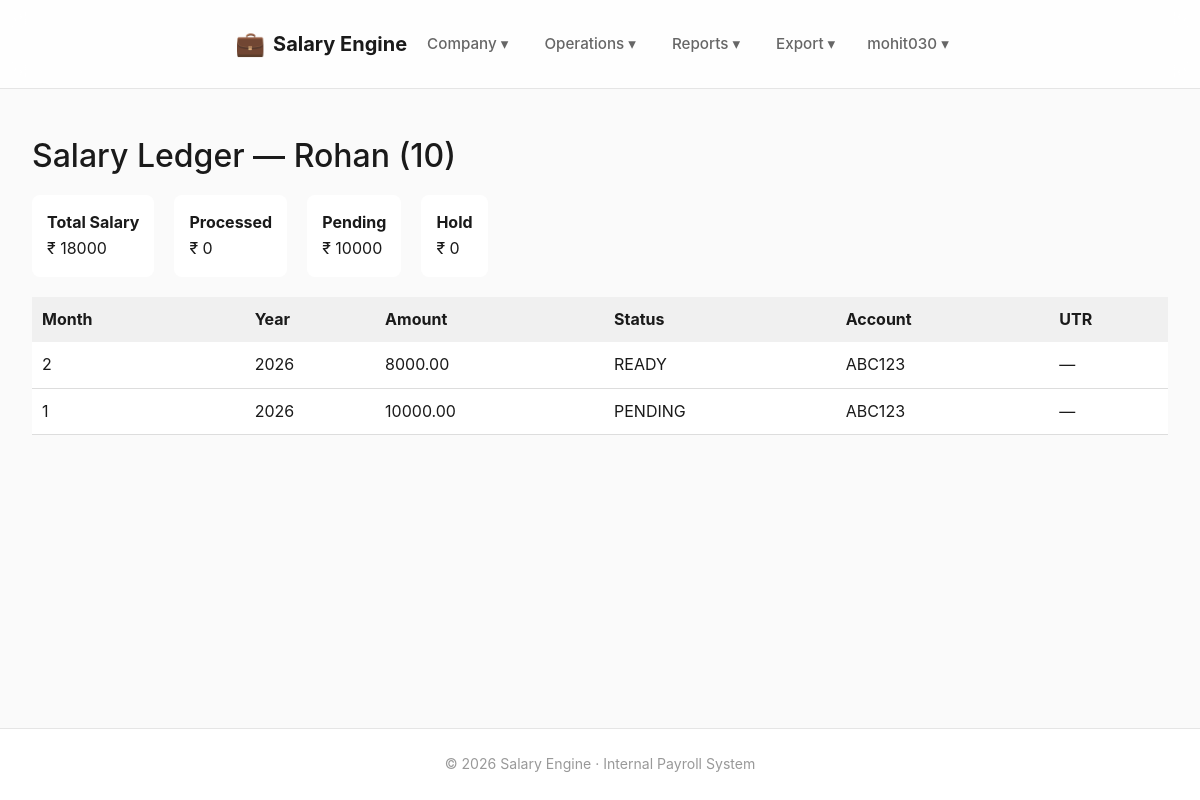
The page /dashboard/employee/10/ (signed in) on the database its author committed.
### employees/models.py (models this page shows, shortened)
class Employee(models.Model):
    company = models.ForeignKey(
        Company,
        on_delete=models.PROTECT,
        related_name="employees"
    )
    emp_code = models.CharField(max_length=50)
    name = models.CharField(max_length=200)
    father_name = models.CharField(max_length=200, blank=True)
    uan_number = models.CharField(max_length=20, unique=True, null=True, blank=True)
    esic_number = models.CharField(max_length=20, unique=True, null=True, blank=True)
    document_number = models.CharField(max_length=50, unique=True, null=True, blank=True)
    default_salary = models.DecimalField(max_digits=10, decimal_places=2, null=True, blank=True)
    joining_date = models.DateField()
    exit_date = models.DateField(null=True, blank=True)
    created_at = models.DateTimeField(auto_now_add=True)
    approved_by = models.ForeignKey(User, null=True, blank=True, on_delete=models.SET_NULL,
                                    related_name="approved_employees")
    class Meta:
        unique_together = ("company", "emp_code")
        ordering = ["emp_code"]

### payroll/models.py (models this page shows, shortened)
class SalaryTransaction(models.Model):
    STATUS_CHOICES =[
        ("DRAFT", "Draft"),
        ("READY", "Ready for Export"),
        ("EXPORTED", "Exported to Bank"),
        ("COMPLETED", "Completed"),
        ("REVERSED", "Reversed"),
        ("PENDING", "Pending"),
        ("HOLD", "Hold"),
        ("PROCESSED", "Processed"),
        ("FAILED", "Failed"),
        ("CANCELLED", "Cancelled"),
    ]
    batch = models.ForeignKey(
        SalaryBatch,
        on_delete=models.CASCADE,
        related_name="transactions"
    )
    employee = models.ForeignKey(
        Employee,
        on_delete=models.CASCADE,
        related_name="salary_transactions"
    )
    salary_amount = models.DecimalField(
        max_digits=10,
        decimal_places=2
    )
    account_number = models.CharField(
        max_length=30,
        null=True,
        blank=True
    )
    ifsc = models.CharField(
        max_length=15,
        null=True,
        blank=True
    )
    status = models.CharField(
        max_length=20,
        choices=STATUS_CHOICES,
        default="PENDING"
    )
    hold_reason = models.CharField(
        max_length=255,
        null=True,
        blank=True
    )
    failure_reason = models.CharField(
        max_length=255,
        null=True,
        blank=True
    )
    utr = models.CharField(
        max_length=100,
        null=True,
        blank=True
    )
    bank_response_at = models.DateTimeField(
        null=True,
        blank=True
    )
    created_at = models.DateTimeField(auto_now_add=True)
    class Meta:
        unique_together = ("batch", "employee")
        indexes = [
            models.Index(fields=["employee"]),
            models.Index(fields=["batch"]),
            models.Index(fields=["status"]),
        ]
        ordering = ["-created_at"]

class SalaryBatch(models.Model):
    STATUS_CHOICES = [
        ("DRAFT", "Draft"),
        ("EXPORTED", "Exported to Bank"),
        ("COMPLETED", "Completed"),
        ("REVERSED", "Reversed"),
    ]
    company = models.ForeignKey(Company, on_delete=models.CASCADE)
    month = models.PositiveIntegerField()
    year = models.PositiveIntegerField()
    status = models.CharField(
        max_length=20,
        choices=STATUS_CHOICES,
        default="DRAFT"
    )
    reversal_reason = models.TextField(
        null=True,
        blank=True,
        help_text="Reason for reversing this batch (admin only)"
    )
    created_at = models.DateTimeField(auto_now_add=True)
    class Meta:
        unique_together = ("company", "month", "year")
        ordering = ["-year", "-month"]

### dashboard/views.py (the view)
# urls.py: path("employee/<int:employee_id>/", employee_salary_ledger, name="employee_salary_ledger"),
@login_required
def employee_salary_ledger(request, employee_id):
    employee = get_object_or_404(Employee, id=employee_id)
    transactions = SalaryTransaction.objects.filter(
        employee=employee
    ).select_related(
        "batch"
    ).order_by(
        "-batch__year", "-batch__month"
    )
    totals = transactions.aggregate(
        total_amount=Sum("salary_amount"),
        processed_amount=Sum(
            "salary_amount",
            filter=models.Q(status="PROCESSED")
        ),
        pending_amount=Sum(
            "salary_amount",
            filter=models.Q(status="PENDING")
        ),
        hold_amount=Sum(
            "salary_amount",
            filter=models.Q(status="HOLD")
        ),
        failed_amount=Sum(
            "salary_amount",
            filter=models.Q(status="FAILED")
        ),
    )
    totals = {k: v or 0 for k, v in totals.items()}
    context = {
        "employee": employee,
        "transactions": transactions,
        "totals": totals,
    }
    return render(
        request,
        "dashboard/employee_salary_ledger.html",
        context
    )

### dashboard/context_processors.py (called while the page is built)
def approval_badges(request):
    if not request.user.is_authenticated or not request.user.is_staff:
        return {}
    return {
        "approval_badges": {
            "employee_drafts": EmployeeDraft.objects.filter(status="PENDING").count(),
            "employee_changes": EmployeeChangeRequest.objects.filter(status="PENDING").count(),
            "bank_changes": BankChangeRequest.objects.filter(status="PENDING").count(),
        }
    }

### templates/dashboard/employee_salary_ledger.html (shortened to what this page needs)
{% extends "base.html" %}
{% block content %}
<h2>Salary Ledger — {{ employee.name }} ({{ employee.emp_code }})</h2>
<div style="display:flex; gap:20px; margin:20px 0;">
    <div style="background:white; padding:15px; border-radius:8px;">
        <strong>Total Salary</strong><br>
        ₹ {{ totals.total_amount }}
    </div>
    <div style="background:white; padding:15px; border-radius:8px;">
        <strong>Processed</strong><br>
        ₹ {{ totals.processed_amount }}
    </div>
    <div style="background:white; padding:15px; border-radius:8px;">
        <strong>Pending</strong><br>
        ₹ {{ totals.pending_amount }}
    </div>
    <div style="background:white; padding:15px; border-radius:8px;">
        <strong>Hold</strong><br>
        ₹ {{ totals.hold_amount }}
    </div>
</div>
{% if transactions %}
<table style="width:100%; background:white; border-collapse:collapse; margin-top:20px;">
    <tr style="background:#f0f0f0;">
        <th style="padding:10px;">Month</th>
        <th>Year</th>
        <th>Amount</th>
        <th>Status</th>
        <th>Account</th>
        <th>UTR</th>
    </tr>
    {% for t in transactions %}
    <tr style="border-bottom:1px solid #ddd;">
        <td style="padding:10px;">{{ t.batch.month }}</td>
        <td>{{ t.batch.year }}</td>
        <td>{{ t.salary_amount }}</td>
        <td>{{ t.status }}</td>
        <td>{{ t.account_number }}</td>
        <td>{{ t.utr|default:"—" }}</td>
    </tr>
    {% endfor %}
</table>
{% else %}
<p>No salary records found.</p>
{% endif %}
{% endblock %}

### templates/base.html (shortened to what this page needs)
<!DOCTYPE html>
<html lang="en">
{% load static %}
<head>
    <link href="https://cdn.jsdelivr.net/npm/bootstrap@5.3.0/dist/css/bootstrap.min.css" rel="stylesheet">
</head>
<body>
    <nav class="navbar" id="navbar">
        <div class="navbar-inner">
            <div class="nav-left">
                <a href="{% url 'dashboard:home' %}" class="brand">
                    <span class="brand-icon">💼</span>
                    <span>Salary Engine</span>
                </a>
                {% if request.user.is_authenticated %}
                    <div class="dropdown">
                        <button class="dropbtn">Company ▾</button>
                    </div>
                    <div class="dropdown">
                        <button class="dropbtn">Operations ▾</button>
                    </div>
                    <div class="dropdown">
                        <button class="dropbtn">Reports ▾</button>
                    </div>
                    <div class="dropdown">
                        <button class="dropbtn">Export ▾</button>
                    </div>
                {% endif %}
            </div>
            <div class="nav-right">
                {% if request.user.is_authenticated %}
                    <div class="dropdown">
                        <button class="dropbtn">
                            {{ request.user.username }} ▾
                        </button>
                    </div>
                {% endif %}
            </div>
        </div>
    </nav>
    <div class="container">
        {% block content %}{% endblock %}
    </div>
    <footer>
        © 2026 Salary Engine · Internal Payroll System
    </footer>
</body>
</html>

### templates/base.html (style rules this page uses)
:root { --bg-primary: #fafafa; --bg-secondary: #ffffff; --bg-hover: #f5f5f5; --text-primary: #1a1a1a; --text-secondary: #666666; --text-muted: #999999; --accent: #2563eb; --accent-hover: #1d4ed8; --accent-light: rgba(37, 99, 235, 0.1); --success: #10b981; --warning: #f59e0b; --danger: #ef4444; --border: #e5e5e5; --shadow-sm: 0 1px 2px rgba(0,0,0,0.04); --shadow-md: 0 4px 16px rgba(0,0,0,0.06); --shadow-lg: 0 8px 24px rgba(0,0,0,0.08); --radius: 10px; --transition: all 0.3s cubic-bezier(0.4, 0, 0.2, 1); }
* { box-sizing: border-box; }
body { font-family: -apple-system, BlinkMacSystemFont, 'Inter', 'Segoe UI', sans-serif; background: var(--bg-primary); color: var(--text-primary); min-height: 100vh; display: flex; flex-direction: column; line-height: 1.6; -webkit-font-smoothing: antialiased; -moz-osx-font-smoothing: grayscale; margin: 0; padding: 0; }
.navbar { background: rgba(255, 255, 255, 0.8); backdrop-filter: blur(12px); -webkit-backdrop-filter: blur(12px); border-bottom: 1px solid var(--border); position: sticky; top: 0; z-index: 1000; transition: var(--transition); }
.navbar-inner { max-width: 1200px; margin: 0 auto; padding: 0 32px; height: 72px; display: flex; align-items: center; justify-content: space-between; }
.brand { font-weight: 700; font-size: 1.25rem; color: var(--text-primary); text-decoration: none; display: flex; align-items: center; gap: 8px; transition: var(--transition); position: relative; }
.brand::after { content: ''; position: absolute; bottom: -4px; left: 0; width: 0; height: 2px; background: var(--accent); transition: width 0.3s ease; }
.brand-icon { font-size: 1.5rem; filter: grayscale(20%); transition: var(--transition); }
.nav-left, .nav-right { display: flex; align-items: center; gap: 4px; }
.dropdown { position: relative; }
.dropbtn { background: none; border: none; font: inherit; color: var(--text-secondary); padding: 10px 16px; border-radius: var(--radius); cursor: pointer; font-weight: 500; font-size: 0.95rem; transition: var(--transition); position: relative; overflow: hidden; }
.dropbtn::before { content: ''; position: absolute; top: 50%; left: 50%; width: 0; height: 0; border-radius: 50%; background: var(--accent-light); transform: translate(-50%, -50%); transition: width 0.4s ease, height 0.4s ease; }
.container { max-width: 1200px; margin: 0 auto; padding: 48px 32px; flex: 1; animation: fadeIn 0.5s ease; }
footer { background: var(--bg-secondary); border-top: 1px solid var(--border); text-align: center; padding: 24px 32px; font-size: 0.88rem; color: var(--text-muted); transition: var(--transition); }

### rows shown on the page
Employee: name "Rohan", emp_code "10"
SalaryTransaction: batch.month "2", batch.year "2026", salary_amount "8000.00", status "READY", account_number "ABC123", utr "—"
SalaryTransaction: batch.month "1", batch.year "2026", salary_amount "10000.00", status "PENDING", account_number "ABC123", utr "—"

### other values the page prints
{{ request.user.username }} "mohit030"
{{ totals.total_amount }} "18000"
{{ totals.processed_amount }} "0"
{{ totals.pending_amount }} "10000"
{{ totals.hold_amount }} "0"
